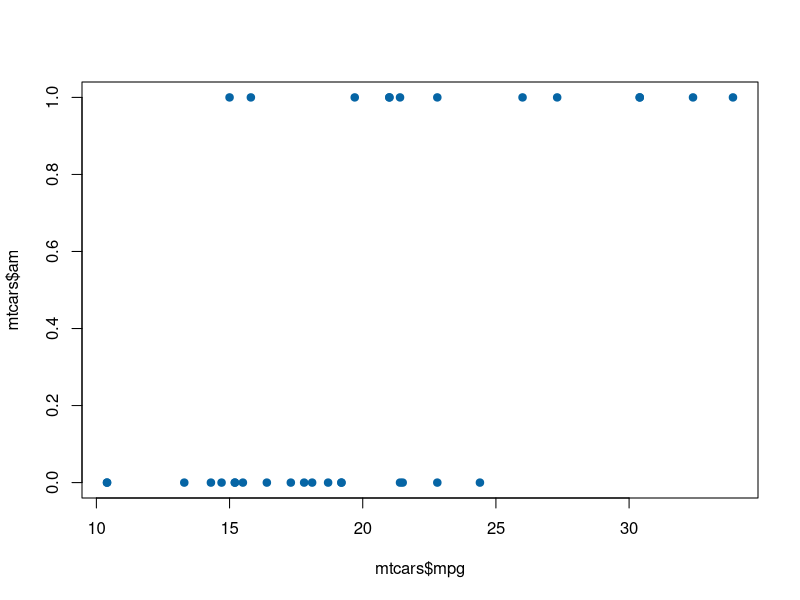
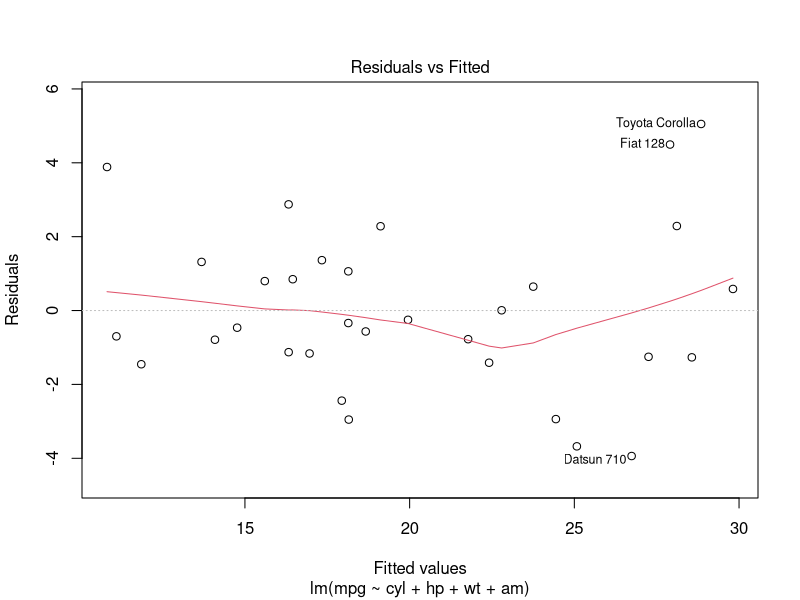
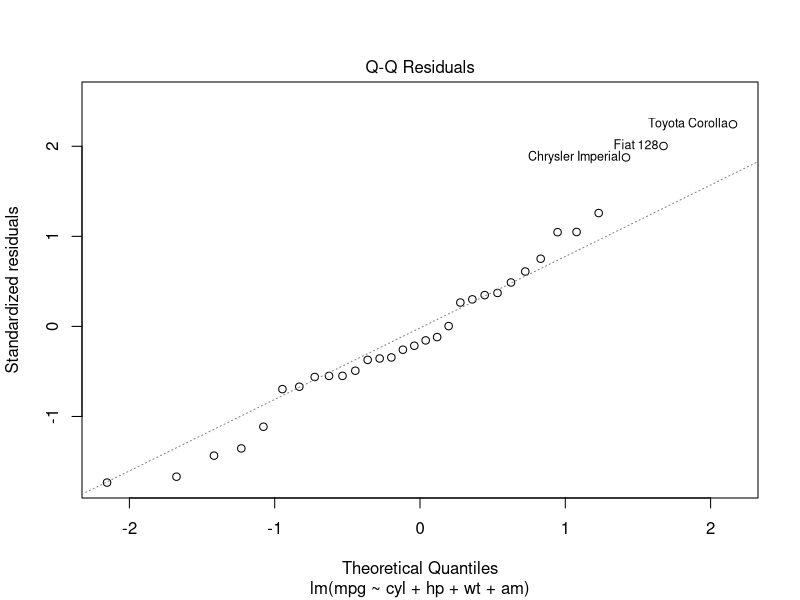
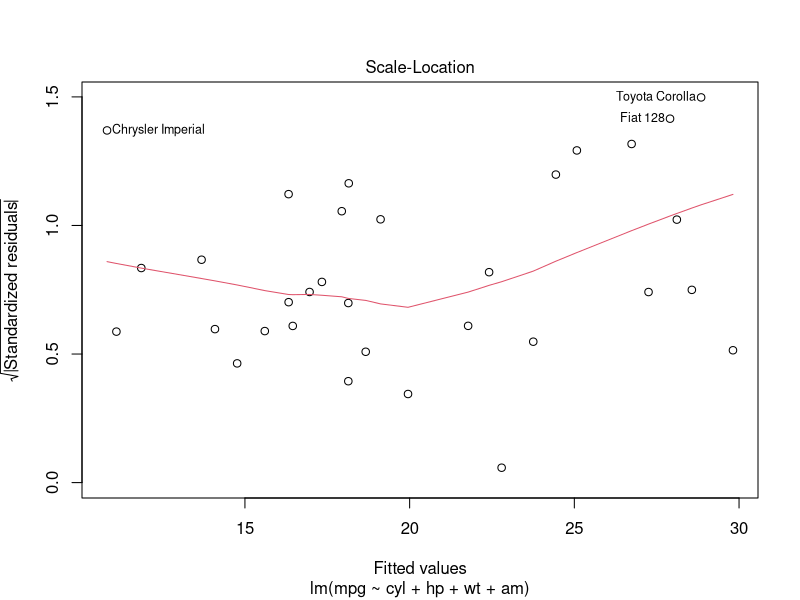
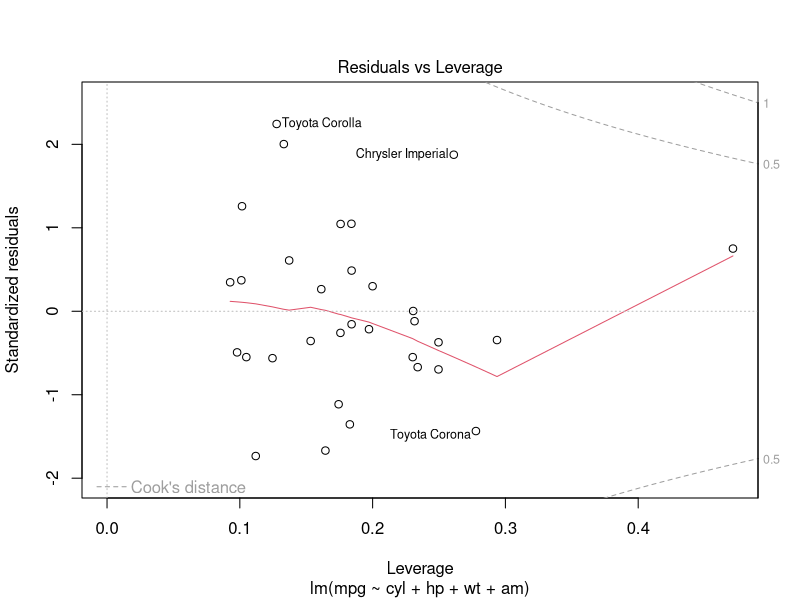

Generate these figures, in order, with R:
library(datasets)
data("mtcars")
head(mtcars)

plot(mtcars$mpg, mtcars$am, pch = 19, col = "#0665a5")

t.test(mtcars$mpg~mtcars$am)

mtcars$cyl <- factor(mtcars$cyl)
mtcars$vs <- factor(mtcars$vs)
mtcars$gear <- factor(mtcars$gear)
mtcars$carb <- factor(mtcars$carb)
mtcars$am <- factor(mtcars$am,labels=c('Automatic','Manual'))

mult <- lm(mpg~., mtcars)
st <- step(mult, direction = "both")
summary(st)

plot(st)
